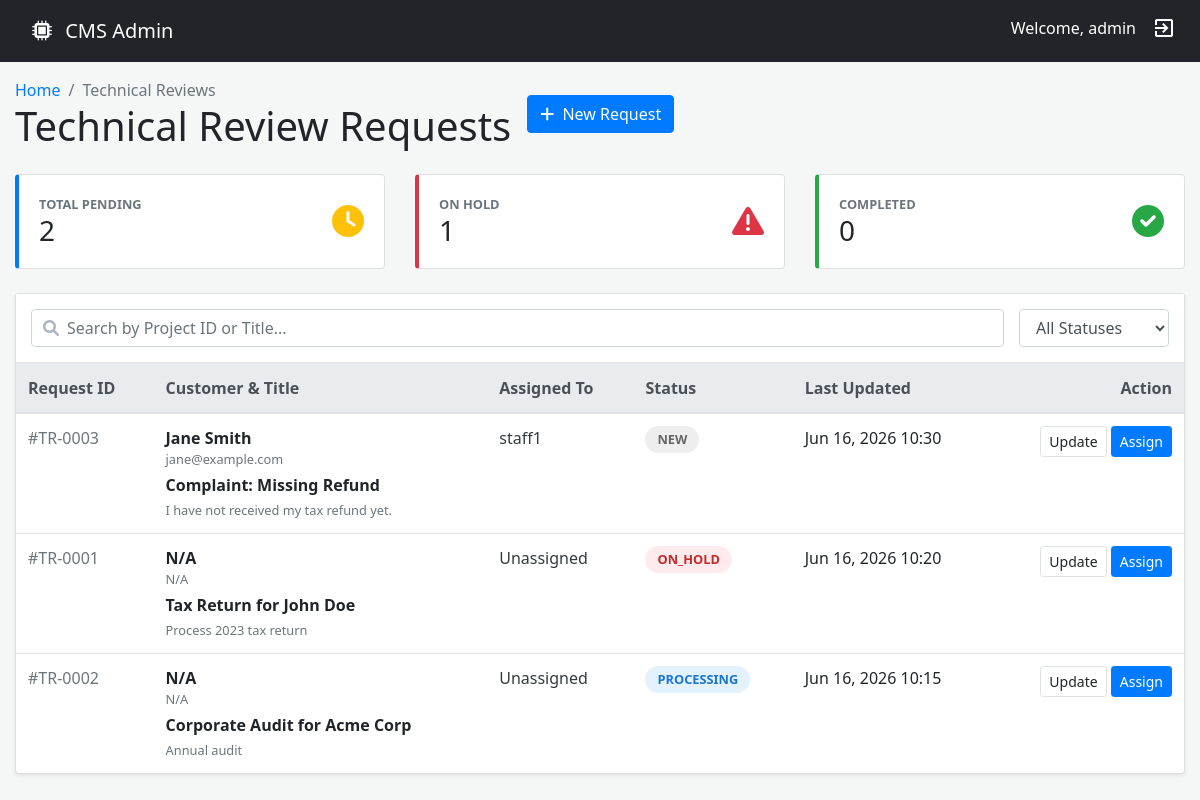
/index.php (signed in), run on an earlier commit of the app's database.
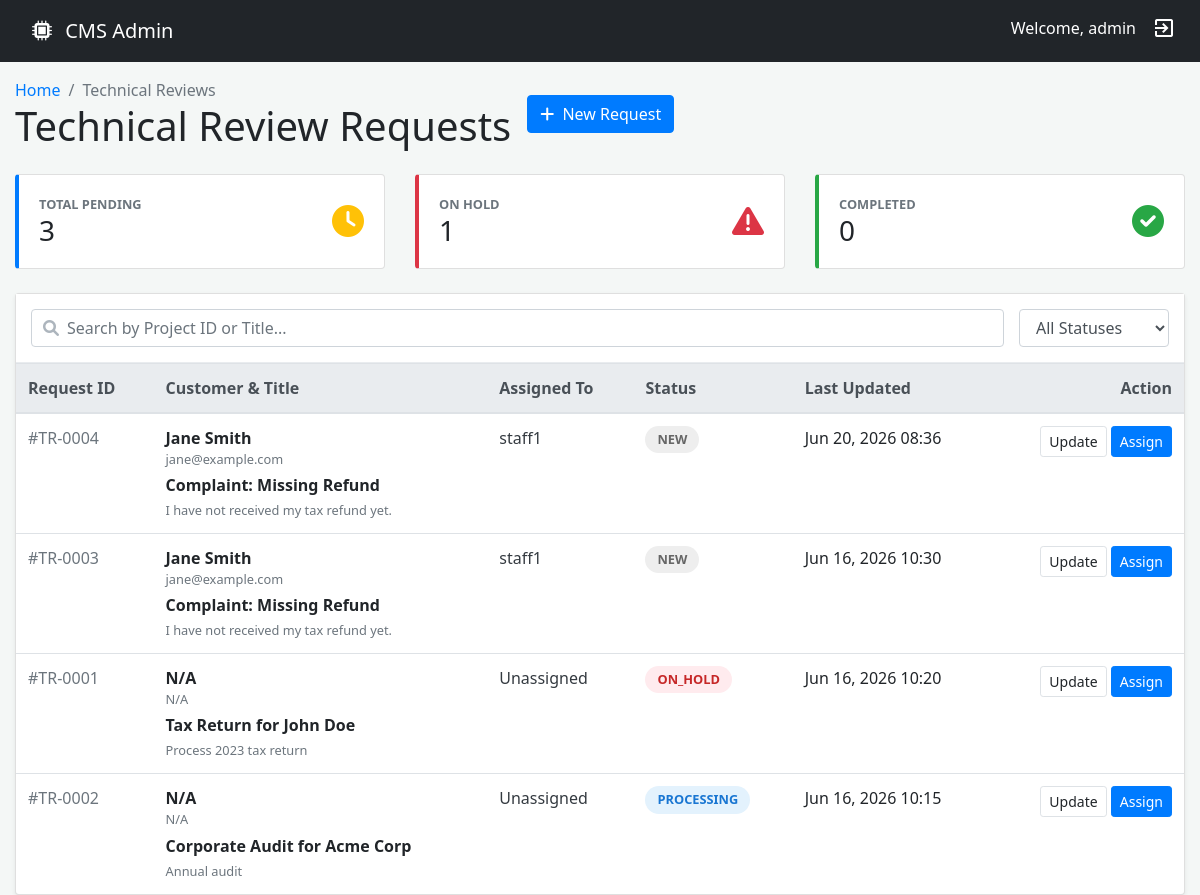
And on a later commit of the database.
### tables this page shows
CREATE TABLE tasks (
    id INTEGER PRIMARY KEY AUTOINCREMENT,
    title TEXT NOT NULL,
    description TEXT,
    status TEXT CHECK(status IN ('NEW', 'PROCESSING', 'ON_HOLD', 'VERIFYING', 'COMPLETED')) DEFAULT 'NEW',
    created_at DATETIME DEFAULT CURRENT_TIMESTAMP,
    updated_at DATETIME DEFAULT CURRENT_TIMESTAMP
, customer_name TEXT, customer_email TEXT, assigned_to INTEGER REFERENCES users(id));

CREATE TABLE users (
    id INTEGER PRIMARY KEY AUTOINCREMENT,
    username TEXT UNIQUE NOT NULL,
    password TEXT NOT NULL,
    role TEXT DEFAULT 'staff'
);

### includes/functions.php (called while the page is built, shortened)
<?php
function getAllTasks($userId = null, $role = 'admin') {
    $db = getDbConnection();
    if ($role === 'admin') {
        $stmt = $db->query("
            SELECT t.*, u.username as assigned_staff
            FROM tasks t
            LEFT JOIN users u ON t.assigned_to = u.id
            ORDER BY t.updated_at DESC
        ");
        return $stmt->fetchAll();
    }
}
?>

### index.php (the view, shortened to what this page needs)
<?php
require_once 'includes/functions.php';
$user_id = $_SESSION['user_id'];
$username = $_SESSION['username'];
$role = $_SESSION['role'];
$tasks = getAllTasks($user_id, $role);
$totalPending = 0;
$totalHold = 0;
$totalCompleted = 0;
foreach ($tasks as $task) {
    if ($task['status'] === 'NEW' || $task['status'] === 'PROCESSING') $totalPending++;
    if ($task['status'] === 'ON_HOLD') $totalHold++;
}
?>
<!DOCTYPE html>
<html lang="en" dir="ltr">
<head>
    <link rel="stylesheet" href="https://stackpath.bootstrapcdn.com/bootstrap/4.5.2/css/bootstrap.min.css">
    <link rel="stylesheet" href="https://cdnjs.cloudflare.com/ajax/libs/font-awesome/6.0.0-beta3/css/all.min.css">
</head>
<body class="layout-default">
    <div id="header" class="navbar navbar-expand-sm navbar-main navbar-dark bg-dark pr-0">
        <div class="container-fluid p-0">
            <a href="index.php" class="navbar-brand ml-3">
                <i class="fas fa-microchip mr-2"></i>
                <span>CMS Admin</span>
            </a>
            <ul class="nav navbar-nav ml-auto d-none d-md-flex mr-3">
                <li class="nav-item">
                    <span class="nav-link text-white">Welcome, <?php echo htmlspecialchars($username); ?></span>
                </li>
                <li class="nav-item">
                    <a href="logout.php" class="nav-link text-white"><i class="material-icons">exit_to_app</i></a>
                </li>
            </ul>
        </div>
    </div>
    <main class="container-fluid page__container">
        <div class="page__heading d-flex align-items-center mt-3 mb-4">
            <div class="flex">
                <nav aria-label="breadcrumb">
                    <ol class="breadcrumb mb-0 bg-transparent p-0">
                        <li class="breadcrumb-item"><a href="#">Home</a></li>
                        <li class="breadcrumb-item active">Technical Reviews</li>
                    </ol>
                </nav>
                <h1 class="m-0">Technical Review Requests</h1>
            </div>
            <a href="raise_ticket.php" class="btn btn-primary ml-3"><i class="fas fa-plus mr-1"></i> New Request</a>
        </div>
        <div class="row mb-4">
            <div class="col-lg-4">
                <div class="card card-body flex-row align-items-center card-stats h-100">
                    <div class="flex">
                        <div class="text-muted small text-uppercase font-weight-bold">Total Pending</div>
                        <div class="h3 m-0"><?php echo $totalPending; ?></div>
                    </div>
                    <i class="fas fa-clock fa-2x text-warning opacity-50 ml-auto"></i>
                </div>
            </div>
            <div class="col-lg-4">
                <div class="card card-body flex-row align-items-center card-stats h-100" style="border-left-color: var(--danger-color);">
                    <div class="flex">
                        <div class="text-muted small text-uppercase font-weight-bold">On Hold</div>
                        <div class="h3 m-0"><?php echo $totalHold; ?></div>
                    </div>
                    <i class="fas fa-exclamation-triangle fa-2x text-danger opacity-50 ml-auto"></i>
                </div>
            </div>
            <div class="col-lg-4">
                <div class="card card-body flex-row align-items-center card-stats h-100" style="border-left-color: var(--success-color);">
                    <div class="flex">
                        <div class="text-muted small text-uppercase font-weight-bold">Completed</div>
                        <div class="h3 m-0"><?php echo $totalCompleted; ?></div>
                    </div>
                    <i class="fas fa-check-circle fa-2x text-success opacity-50 ml-auto"></i>
                </div>
            </div>
        </div>
        <div class="card shadow-sm">
            <div class="table-controls">
                <div class="search-input-group">
                    <i class="fas fa-search"></i>
                    <input type="text" class="form-control" placeholder="Search by Project ID or Title...">
                </div>
                <select class="form-control d-none d-md-block" style="width: 150px;">
                    <option>All Statuses</option>
                </select>
            </div>
            <div class="table-responsive">
                <table class="table table-hover mb-0">
                    <thead class="thead-light">
                        <tr>
                            <th>Request ID</th>
                            <th>Customer & Title</th>
                            <th>Assigned To</th>
                            <th>Status</th>
                            <th>Last Updated</th>
                            <th class="text-right">Action</th>
                        </tr>
                    </thead>
                    <tbody>
                        <?php foreach ($tasks as $task): ?>
                            <tr>
                                <td><span class="text-muted">#TR-<?php echo sprintf('%04d', $task['id']); ?></span></td>
                                <td>
                                    <div class="customer-info">
                                        <strong><?php echo htmlspecialchars($task['customer_name'] ?? 'N/A'); ?></strong>
                                        <small><?php echo htmlspecialchars($task['customer_email'] ?? 'N/A'); ?></small>
                                    </div>
                                    <div class="mt-1">
                                        <strong><?php echo htmlspecialchars($task['title']); ?></strong><br>
                                        <small class="text-muted"><?php echo htmlspecialchars($task['description'] ?? ''); ?></small>
                                    </div>
                                </td>
                                <td>
                                    <span class="text-dark"><?php echo htmlspecialchars($task['assigned_staff'] ?? 'Unassigned'); ?></span>
                                </td>
                                <td>
                                    <span class="status-pill status-<?php echo strtolower($task['status']); ?>">
                                        <?php echo $task['status']; ?>
                                    </span>
                                </td>
                                <td><?php echo date('M d, Y H:i', strtotime($task['updated_at'])); ?></td>
                                <td class="text-right">
                                    <button class="btn btn-sm btn-white border" onclick="showActionModal(<?php echo $task['id']; ?>, '<?php echo $task['status']; ?>')">Update</button>
                                    <?php if ($role === 'admin'): ?>
                                        <button class="btn btn-sm btn-primary" onclick="showAssignModal(<?php echo $task['id']; ?>)">Assign</button>
                                    <?php endif; ?>
                                </td>
                            </tr>
                        <?php endforeach; ?>
                    </tbody>
                </table>
            </div>
        </div>
    </main>
</body>
</html>

### index.php (style rules this page uses)
:root { --primary-color: #007BFF; --success-color: #28a745; --danger-color: #dc3545; --warning-color: #ffc107; --info-color: #17a2b8; --border-color: #e9ecef; }
body { background-color: #f4f7f6; font-family: 'Segoe UI', Tahoma, Geneva, Verdana, sans-serif; }
.status-pill { padding: 4px 12px; border-radius: 20px; font-size: 0.8rem; font-weight: 600; display: inline-block; }
.status-new { background-color: #eee; color: #666; }
.status-processing { background-color: #e3f2fd; color: #1976d2; }
.status-on_hold { background-color: #ffebee; color: #c62828; }
.table-controls { background: #fff; padding: 15px; border-bottom: 1px solid var(--border-color); display: flex; flex-wrap: wrap; gap: 15px; align-items: center; }
.search-input-group { position: relative; flex: 1; min-width: 250px; }
.search-input-group i { position: absolute; left: 12px; top: 50%; transform: translateY(-50%); color: #adb5bd; }
.search-input-group input { padding-left: 35px; }
.card-stats { border-left: 4px solid var(--primary-color); }
.navbar-main { background-color: #212529 !important; }
.customer-info small { display: block; color: #6c757d; }

What changed in the data, as far as the page shows it:
added tasks: id "0004", customer_name "Jane Smith", customer_email "jane@example.com", title "Complaint: Missing Refund", description "I have not received my tax refund yet.", assigned_to.username "staff1", status "NEW", updated_at "Jun 20, 2026 08:36"
Also different on the page:
$totalPending: "2" → "3"
